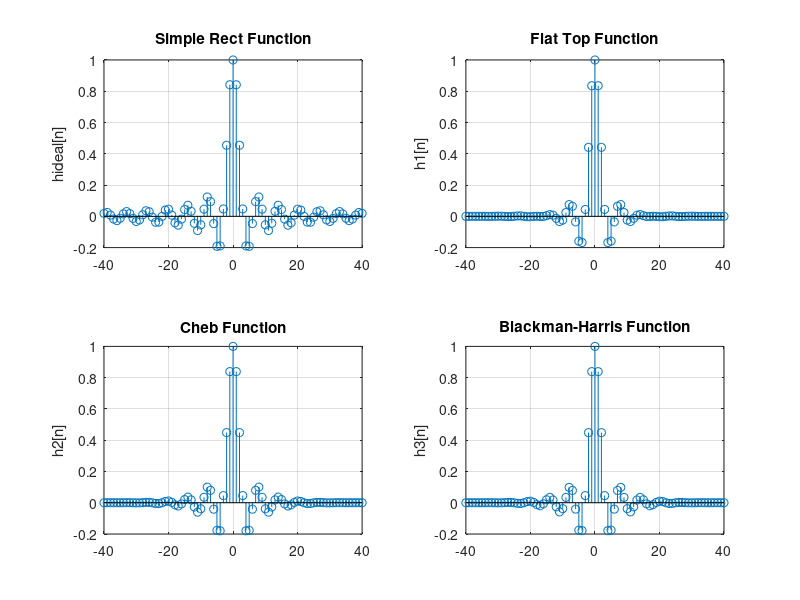
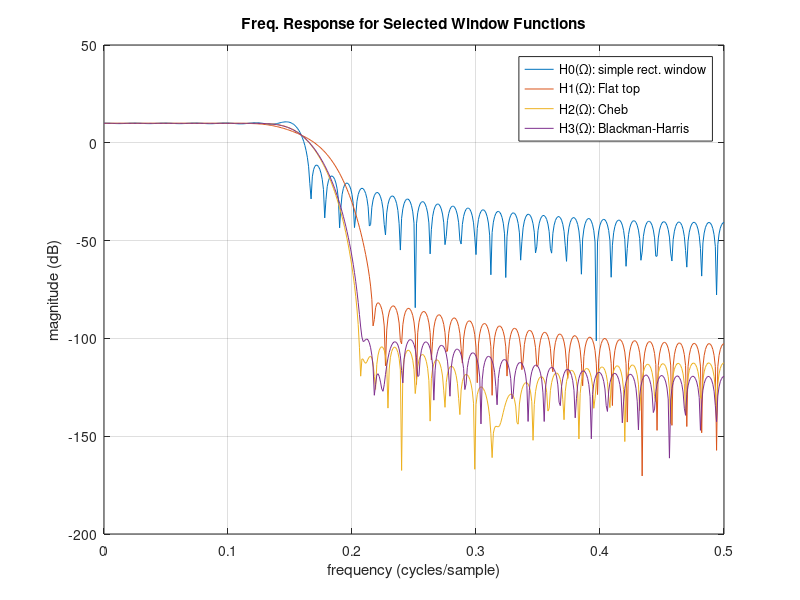

These figures' MATLAB source, in order:
%%NOTE: WE WILL BE USING THE HAMMING WINDOW. USE
% THE HAMMING WINDOW YOU FOOL
% THE HAMMING WINDOW IS YOUR FRIEND.


N = 40;
n = (-N:N)'; % Make this a column vector to make hideal
% a column vector because MATLAB's window
% functions produce a column vector.
hideal = sinc(n/pi); % This is your function to compute hideal.
% The equation for hideal was derived
% in the previous step.
% Remember that MATLAB and the textbook use
% different definitions of the function sinc(x).
L = 2*N + 1;
% Flat top 
w1 = flattopwin(L);
% Cheb
w2 = chebwin(L);
% Blackman-Harris
w3 = blackmanharris(L);
h0 = hideal; % a simple rectangular window
h1 = hideal .* w1;
h2 = hideal .* w2;
h3 = hideal .* w3;
F = 0:0.001:0.5; % frequency axis for frequency response plot.
E = exp(1i*2*pi*F); % see comments below
H0 = polyval(h0,E);
H1 = polyval(h1,E);
H2 = polyval(h2,E);
H3 = polyval(h3,E);
figure(1);
subplot(221); stem(n,h0); grid on; ylabel('hideal[n]');
title("Simple Rect Function");
subplot(222); stem(n,h1); grid on; ylabel('h1[n]');
title("Flat Top Function");
subplot(223); stem(n,h2); grid on; ylabel('h2[n]');
title("Cheb Function");
subplot(224); stem(n,h3); grid on; ylabel('h3[n]');
title("Blackman-Harris Function");
figure(2);
plot(F,20*log10(abs(H0)),...
F,20*log10(abs(H1)),...
F,20*log10(abs(H2)),...
F,20*log10(abs(H3)));
grid on;
xlabel('frequency (cycles/sample)'); ylabel('magnitude (dB)');
legend('H0(\Omega): simple rect. window','H1(\Omega): Flat top ','H2(\Omega): Cheb','H3(\Omega): Blackman-Harris');
title("Freq. Response for Selected Window Functions");